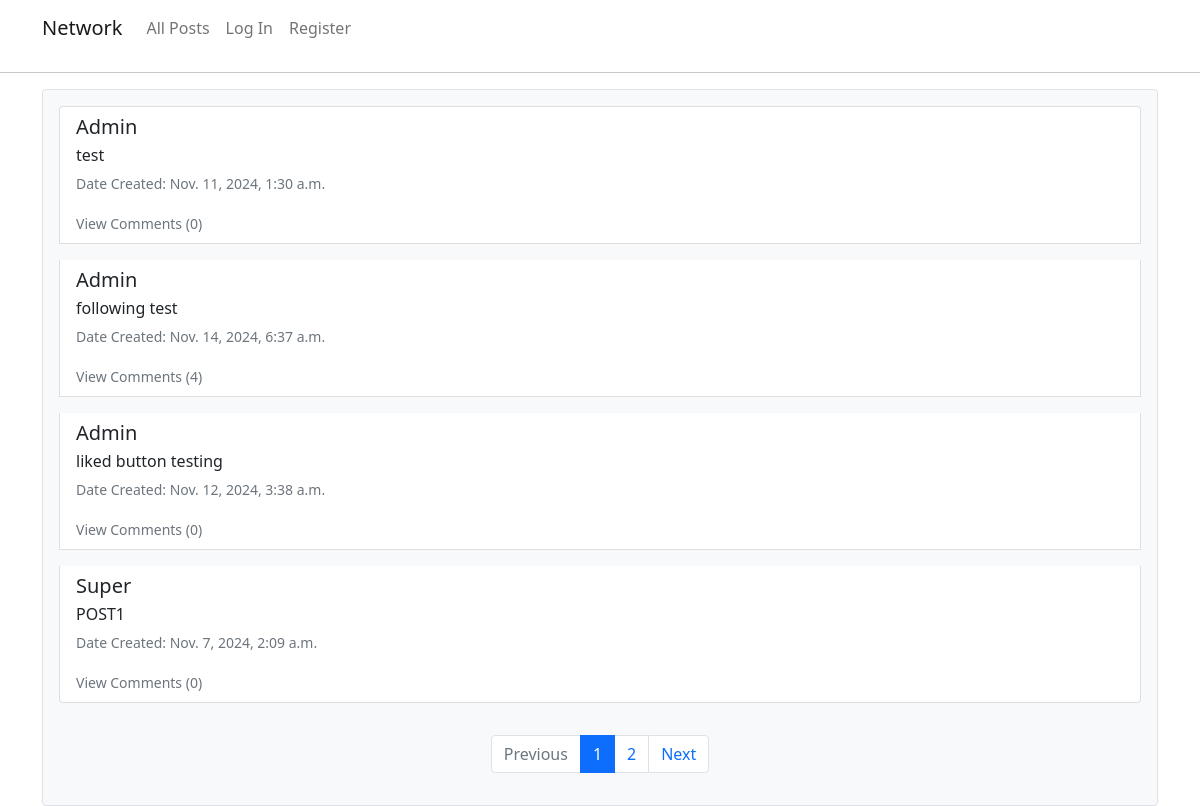
The page / on the database its author committed.
### network/models.py (models this page shows, shortened)
class Post(models.Model):
    new_post = models.TextField()
    created_by = models.ForeignKey(User, on_delete=models.CASCADE, related_name='user_posts')
    date_created = models.DateTimeField(auto_now_add=True)
    likes = models.IntegerField(default=0)

class User(AbstractUser):
    followers = models.ManyToManyField("self", symmetrical=False, related_name="following", blank=True)
    bio = models.CharField(max_length=500, null=True, blank=True)
    location = models.CharField(max_length=100, null=True, blank=True)
    work = models.CharField(max_length=100, null=True, blank=True)
    def __str__(self):
        return self.username

### network/views.py (the view)
# urls.py: path("", views.index, name="index"),
def index(request):
    all_posts = Post.objects.all()[::-1]
    if request.user.is_authenticated:
        selected_posts = all_posts[:10]
    else:
        selected_posts = random.sample(list(all_posts), 8) if len(all_posts) >= 8 else all_posts
    paginator = Paginator(selected_posts, 4)
    page_number = request.GET.get('page', 1)
    page_obj = paginator.get_page(page_number)
    return render(request, "network/index.html", {"page_obj": page_obj})

### network/templates/network/index.html (shortened to what this page needs)
{% extends "network/layout.html" %}
{% block body %}
    <div class="p-3 border rounded bg-light">
        <ul class="list-group">
            {% for post in page_obj %}
                <li class="list-group-item mb-3">
                    <div class="d-flex justify-content-between align-items-center">
                        <div>
                            <h5 class="user_name mb-1"
                                data-user-id="{{ post.created_by.id }}"
                                data-post-id="{{ post.id }}" >
                                    {{ post.created_by|title }}
                            </h5>
                            <p class="mb-1">{{ post.new_post }}</p>
                            <small class="text-muted">Date Created: {{ post.date_created }}</small>
                        </div>
                    </div>
                    <div class="mt-3">
                        <a href="javascript:void(0);" class="text-decoration-none view-comments" data-post-id="{{ post.id }}">
                            <small class="text-muted">
                                View Comments {% if not post.comments.count %}(0){% else %}({{ post.comments.count }}){% endif %}
                            </small>
                        </a>
                    </div>
                </li>
            {% endfor %}
        </ul>
        <nav aria-label="Page navigation example">
            <ul class="pagination justify-content-center mt-3">
                {% if page_obj.has_previous %}
                    <li class="page-item">
                        <a class="page-link" href="?page={{ page_obj.previous_page_number }}">Previous</a>
                    </li>
                {% else %}
                    <li class="page-item disabled">
                        <a class="page-link">Previous</a>
                    </li>
                {% endif %}
                {% for num in page_obj.paginator.page_range %}
                    <li class="page-item {% if page_obj.number == num %}active{% endif %}">
                        <a class="page-link" href="?page={{ num }}">{{ num }}</a>
                    </li>
                {% endfor %}
                {% if page_obj.has_next %}
                    <li class="page-item">
                        <a class="page-link" href="?page={{ page_obj.next_page_number }}">Next</a>
                    </li>
                {% else %}
                    <li class="page-item disabled">
                        <a class="page-link">Next</a>
                    </li>
                {% endif %}
            </ul>
        </nav>
    </div>
{% endblock %}

### rows shown on the page
Post: created_by "Admin", new_post "test", date_created "Nov. 11, 2024, 1:30 a.m.", shows "(0)"
Post: created_by "Admin", new_post "following test", date_created "Nov. 14, 2024, 6:37 a.m.", comments.count "4"
Post: created_by "Admin", new_post "liked button testing", date_created "Nov. 12, 2024, 3:38 a.m.", shows "(0)"
Post: created_by "Super", new_post "POST1", date_created "Nov. 7, 2024, 2:09 a.m.", shows "(0)"

### other values the page prints
{{ num }} "1" "2"
